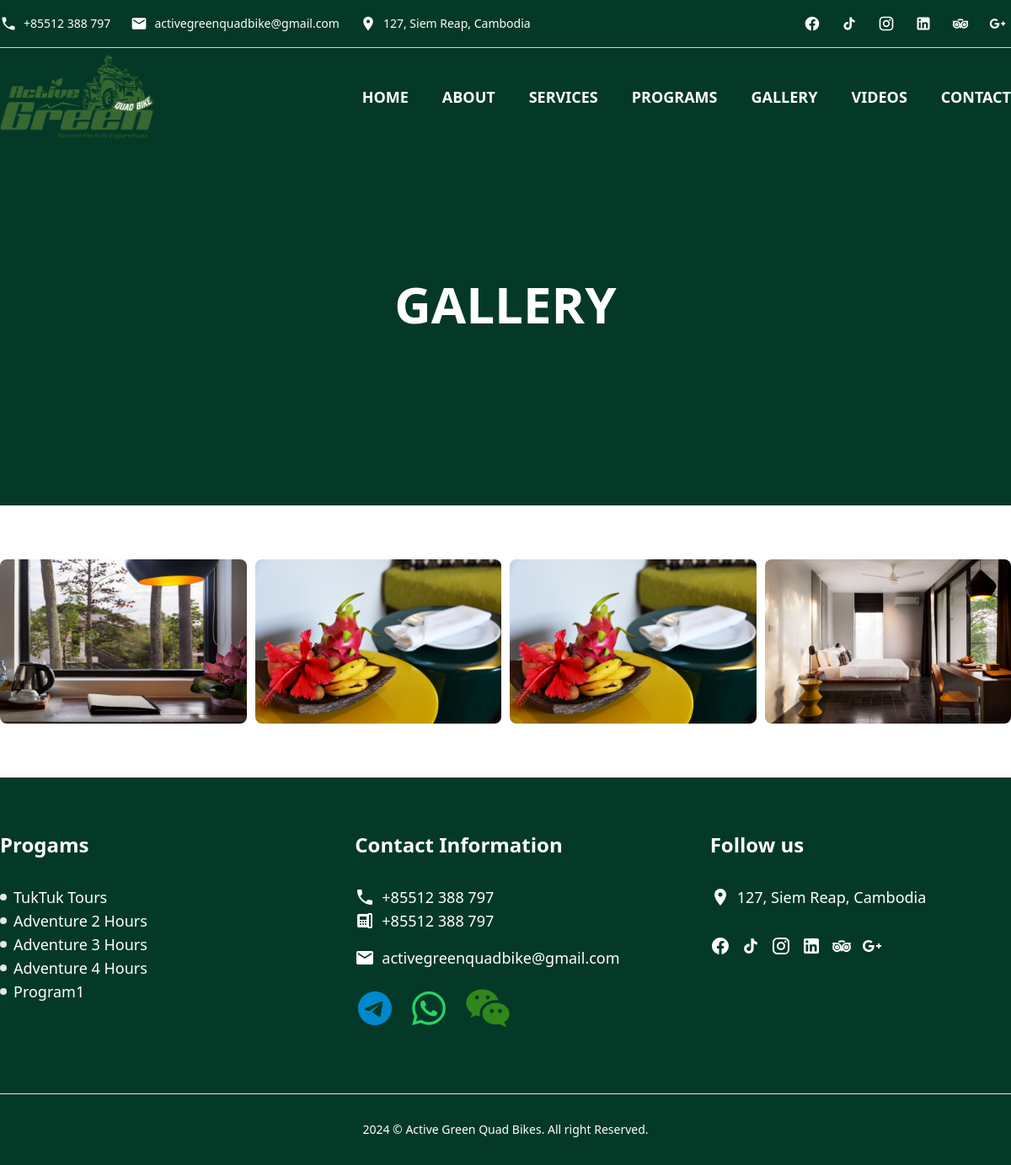
/gallery.php, run on the app's committed database.
### tables this page shows
CREATE TABLE `about` (
  `about_id` int(11) NOT NULL,
  `company_name` varchar(255) DEFAULT NULL,
  `start_year` varchar(255) DEFAULT NULL,
  `about_highlight` varchar(255) DEFAULT NULL,
  `short_description` text DEFAULT NULL,
  `about_description` text DEFAULT NULL,
  `phone_1` varchar(255) DEFAULT NULL,
  `phone_2` varchar(255) DEFAULT NULL,
  `email_address` varchar(255) DEFAULT NULL,
  `full_address` varchar(255) DEFAULT NULL,
  `telegram` varchar(255) DEFAULT NULL,
  `whatsapp` varchar(255) DEFAULT NULL,
  `wechat` varchar(255) DEFAULT NULL,
  `facebook` varchar(255) DEFAULT NULL,
  `instagram` varchar(255) DEFAULT NULL,
  `linkedin` varchar(255) DEFAULT NULL,
  `tiktok` varchar(255) DEFAULT NULL,
  `tripadvisor` varchar(255) DEFAULT NULL,
  `google` varchar(255) DEFAULT NULL,
  `about_image` varchar(255) DEFAULT NULL,
  `sticky_banner_home` varchar(255) DEFAULT NULL,
  `logo` varchar(255) DEFAULT NULL,
  `favicon` varchar(255) DEFAULT NULL,
  `sp_image` varchar(255) DEFAULT NULL,
  `sp_name` varchar(255) DEFAULT NULL,
  `sp_description` text DEFAULT NULL
);

CREATE TABLE `services_and_programs` (
  `sp_id` int(11) NOT NULL,
  `category_list` varchar(255) DEFAULT NULL,
  `sp_name` varchar(255) DEFAULT NULL,
  `sp_sub_name` varchar(255) DEFAULT NULL,
  `sp_price` varchar(255) DEFAULT NULL,
  `sp_departure_time` varchar(255) DEFAULT NULL,
  `sp_short_description` text DEFAULT NULL,
  `sp_description` text DEFAULT NULL,
  `sp_inclusion` text DEFAULT NULL,
  `sp_notes` text DEFAULT NULL,
  `sp_banner` varchar(255) DEFAULT NULL,
  `sp_gallery_image_path` varchar(255) DEFAULT NULL,
  `is_featured` varchar(3) DEFAULT NULL,
  `book_url` varchar(300) DEFAULT NULL
);

### templates/top-bar.php (the view)
<div class="border-b border-b-gray-300 py-3 text-sm hidden lg:block text-white">
    <div class="w-[1200px] m-auto flex items-center justify-between">
        <div class="flex items-center gap-6">
            <?php
            if (empty($phone_1)) {
                echo '';
            } else {
                ?>
                <a href="tel:<?php echo $phone_1; ?>" class="flex items-center gap-2">
                <span class="icon-[ic--baseline-phone]" style="width: 20px; height: 20px;"></span>
                    <span>
                        <?php echo $phone_1; ?>
                    </span></a>
                <?php
            }
            if (empty($email_address)) {
                echo '';
            } else {
                ?>
                <a href="mailto:<?php echo $email_address; ?>" class="flex items-center gap-2">
                    <span class="icon-[ic--baseline-email]" style="width: 20px; height: 20px;"></span>
                    <span>
                        <?php echo $email_address; ?>
                    </span></a>
                <?php
            }
            if (empty($full_address)) {
                echo '';
            } else {
                ?>
                <div class="flex items-center gap-2">
                    <span class="icon-[mdi--location]" style="width: 20px; height: 20px;"></span>
                    <span>
                        <?php echo $full_address; ?>
                    </span>
                </div>
                <?php
            }
            ?>
        </div>
        <div class="flex items-center justify-end gap-3">
            <?php
            if (empty($facebook)) {
                echo "";
            } else {
                ?>
                <a href="<?php echo $facebook ?>" target="_blank"
                    class="flex items-center justify-center rounded-full w-8 h-8">
                    <span class="icon-[mdi--facebook]" style="width: 20px; height: 20px;"></span>
                </a>
                <?php
            }
            if (empty($tiktok)) {
                echo "";
            } else {
                ?>
                <a href="<?php echo $tiktok ?>" target="_blank"
                    class="flex items-center justify-center rounded-full w-8 h-8">
                    <span class="icon-[ic--baseline-tiktok]" style="width: 20px; height: 20px;"></span>
                </a>
                <?php
            }
            if (empty($instagram)) {
                echo "";
            } else {
                ?>
                <a href="<?php echo $instagram ?>" target="_blank"
                    class="flex items-center justify-center rounded-full w-8 h-8">
                    <span class="icon-[mdi--instagram]" style="width: 20px; height: 20px;"></span>
                </a>
                <?php
            }
            if (empty($linkedin)) {
                echo "";
            } else {
                ?>
                <a href="<?php echo $linkedin ?>" target="_blank"
                    class="flex items-center justify-center rounded-full w-8 h-8">
                    <span class="icon-[mdi--linkedin]" style="width: 20px; height: 20px;"></span>
                </a>
                <?php
            }
            if (empty($tripadvisor)) {
                echo "";
            } else {
                ?>
                <a href="<?php echo $tripadvisor ?>" target="_blank"
                    class="flex items-center justify-center rounded-full w-8 h-8">
                    <span class="icon-[tabler--brand-tripadvisor]" style="width: 20px; height: 20px;"></span>
                </a>
                <?php
            }
            if (empty($google)) {
                echo "";
            } else {
                ?>
                <a href="<?php echo $google ?>" target="_blank"
                    class="flex items-center justify-center rounded-full w-8 h-8">
                    <span class="icon-[mdi--google-plus]" style="width: 20px; height: 20px;"></span>
                </a>
                <?php
            }
            ?>
        </div>
    </div>
</div>

### templates/logo-menu.php (shortened to what this page needs)
<div id="stickyMenu">
    <div
        class="w-full lg:w-[1200px] m-auto flex items-center justify-between py-2 px-4 lg:px-0 bg-[#f2f2f2] lg:bg-transparent">
        <div class="flex justify-center">
            <img class="logo cursor-pointer h-[45px] lg:h-[100px]" src="/sources/images/<?php echo $logo; ?>"
                alt="Active Green Quad Bike" onclick="location.href='/'">
        </div>
        <div class="hidden lg:block">
            <nav class="main-menu">
                <?php include 'menu.php' ?>
            </nav>
        </div>
    </div>
</div>
        <?php include 'menu.php' ?>

### templates/footer.php (shortened to what this page needs)
<div class="bg-[#043927] text-white py-16 px-4 lg:px-0">
    <div class="lg:grid lg:grid-cols-3 w-full lg:w-[1200px] lg:m-auto font-mon gap-x-16">
        <div>
            <div class="text-2xl font-semibold pb-8">Progams</div>
            <?php
            $sp3 = "SELECT * FROM services_and_programs WHERE category_list = 'Program'";
            $sp_result = $db->query($sp3);
            if ($sp_result->num_rows >= 0) {
                while ($sp_data = $sp_result->fetch_assoc()) {
                    $sp_id = $sp_data['sp_id'];
                    $sp_name = $sp_data['sp_name'];
                    ?>
                    <div class="cursor-pointer flex items-center gap-2" onclick="location.href='/services_and_programs_details.php?spid=<?php echo $sp_id; ?>'">
                        <div class="h-2 w-2 rounded-full bg-gray-200"></div>
                        <div><?php echo $sp_name; ?></div>
                    </div>
                    <?php
                }
            }
            ?>
        </div>
        <div>
            <div>
                <div class="text-2xl font-semibold pb-8 pt-8 lg:pt-0">Contact Information</div>
                <?php
                if (empty($phone_1)) {
                    echo '';
                } else {
                    ?>
                    <a href="call:<?php echo $phone_1; ?>" class="flex items-center gap-2">
                        <span class="icon-[ic--baseline-phone]" style="width: 24px; height: 24px;"></span>
                        <span>
                            <?php echo $phone_1; ?>
                        </span>
                    </a>
                    <?php
                }
                if (empty($phone_2)) {
                    echo '';
                } else {
                    ?>
                    <a href="call:<?php echo $phone_2; ?>" class="flex items-center gap-2 pb-4">
                        <span class="icon-[material-symbols--deskphone]" style="width: 24px; height: 24px;"></span>
                        <span>
                            <?php echo $phone_2; ?>
                        </span>
                    </a>
                    <?php
                }
                if (empty($email_address)) {
                    echo '';
                } else {
                    ?>
                    <a href="mailto:<?php echo $email_address; ?>" class="flex items-center gap-2 pb-4">
                        <span class="icon-[ic--baseline-email]" style="width: 24px; height: 24px;"></span>
                        <span>
                            <?php echo $email_address; ?>
                        </span>
                    </a>
                    <?php
                }
                ?>
                <div class="flex items-center gap-x-4">
                    <?php
                    if (empty($telegram)) {
                        echo '';
                    } else {
                        ?>
                        <a alt="Telegram" href="https://t.me/<?php echo $telegram; ?>" class="text-[#0088cc]">
                            <span class="icon-[ic--baseline-telegram]" style="width: 48px; height: 48px;"></span>
                        </a>
                        <?php
                    }
                    if (empty($whatsapp)) {
                        echo '';
                    } else {
                        ?>
                        <a alt="WhatsApp" href="tel:<?php echo $whatsapp; ?>" class="text-[#25D366]">
                            <span class="icon-[ic--baseline-whatsapp]" style="width: 48px; height: 48px;"></span>
                        </a>
                        <?php
                    }
                    if (empty($wechat)) {
                        echo '';
                    } else {
                        ?>
                        <a alt="WeChat" href="weixin://dl/chat?{<?php echo $wechat; ?>}" class="text-[#2f8819]">
                            <span class="icon-[ic--baseline-wechat]" style="width: 60px; height: 60px;"></span>
                        </a>
                        <?php
                    }
                    ?>
                </div>
            </div>
        </div>
        <div>
            <div>
                <div class="text-2xl font-semibold pb-8  pt-8 lg:pt-0">Follow us</div>
                <?php
                $full_address = $about_data['full_address'];
                if (empty($full_address)) {
                    echo '';
                } else {
                    ?>
                    <div class="flex gap-x-2 items-center">
                        <span class="icon-[mdi--location]" style="width: 24px; height: 24px;"></span>
                        <div class="p-0 m-0">
                            <?php echo $full_address; ?>
                        </div>
                    </div>
                    <?php
                }
                ?>
                <div class="flex items-center gap-3 pt-8">
                    <?php
                    if (empty($facebook)) {
                        echo "";
                    } else {
                        ?>
                        <a href="<?php echo $facebook ?>" target="_blank">
                            <span class="icon-[mdi--facebook]" style="width: 24px; height: 24px;"></span>
                        </a>
                        <?php
                    }
                    if (empty($tiktok)) {
                        echo "";
                    } else {
                        ?>
                        <a href="<?php echo $tiktok ?>" target="_blank">
                            <span class="icon-[ic--baseline-tiktok]" style="width: 24px; height: 24px;"></span>
                        </a>
                        <?php
                    }
                    if (empty($instagram)) {
                        echo "";
                    } else {
                        ?>
                        <a href="<?php echo $instagram ?>" target="_blank">
                            <span class="icon-[mdi--instagram]" style="width: 24px; height: 24px;"></span>
                        </a>
                        <?php
                    }
                    if (empty($linkedin)) {
                        echo "";
                    } else {
                        ?>
                        <a href="<?php echo $linkedin ?>" target="_blank">
                            <span class="icon-[mdi--linkedin]" style="width: 24px; height: 24px;"></span>
                        </a>
                        <?php
                    }
                    if (empty($tripadvisor)) {
                        echo "";
                    } else {
                        ?>
                        <a href="<?php echo $tripadvisor ?>" target="_blank">
                            <span class="icon-[tabler--brand-tripadvisor]" style="width: 24px; height: 24px;"></span>
                        </a>
                        <?php
                    }
                    if (empty($google)) {
                        echo "";
                    } else {
                        ?>
                        <a href="<?php echo $google ?>" target="_blank">
                            <span class="icon-[mdi--google-plus]" style="width: 24px; height: 24px;"></span>
                        </a>
                        <?php
                    }
                    ?>
                </div>
            </div>
        </div>
    </div>
</div>
<div class="bg-[#043927] text-center py-8 text-white font-rob text-sm border-t">
    <?php
    $year = date("Y");
    echo $year;
    ?>
    &copy;
    <?php echo $about_data['company_name']; ?>. All right Reserved.
</div>
</body>
</html>

### sources/css/front-custom.css (style rules this page uses)
html, body { padding: 0; margin: 0; }

### data on the page
about: phone_1 "+85512 388 797", email_address "activegreenquadbike@gmail.com", full_address "127, Siem Reap, Cambodia", logo (picture), phone_2 "+85512 388 797", company_name "Active Green Quad Bikes"
services_and_programs: sp_name "TukTuk Tours"
services_and_programs: sp_name "Adventure 2 Hours"
services_and_programs: sp_name "Adventure 3 Hours"
services_and_programs: sp_name "Adventure 4 Hours"
services_and_programs: sp_name "Program1"
